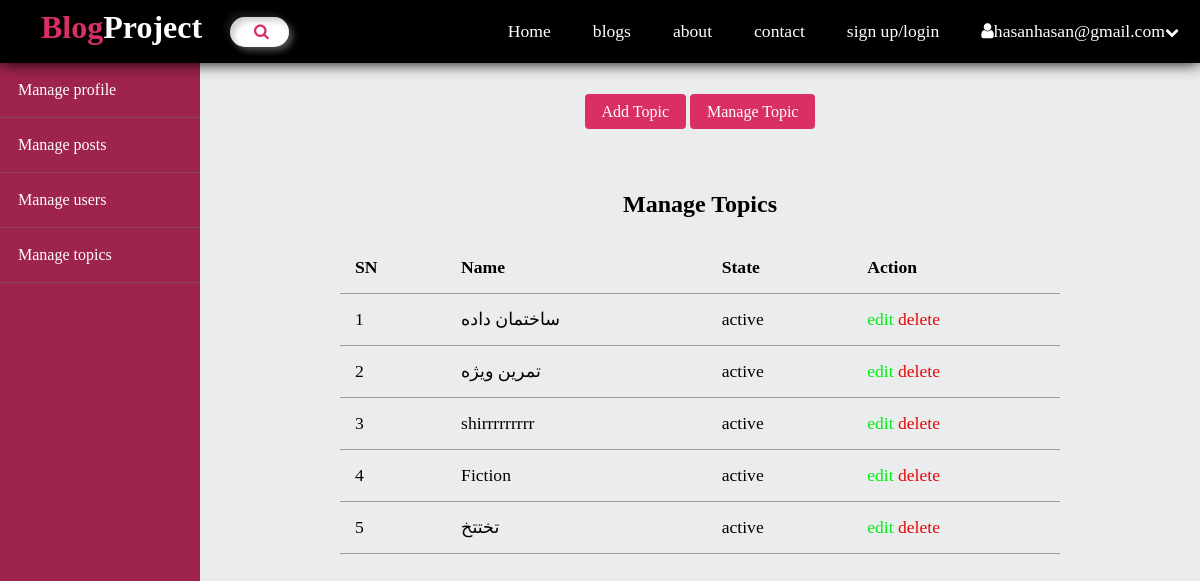
Page /admin/topics (signed in) on the committed database.
### app.py (models this page shows, shortened)
class User(db.Model):
    id = db.Column(db.Integer, primary_key=True)
    username = db.Column(db.String(100), unique=True, nullable=False)
    email = db.Column(db.String(100), unique=True, nullable=False)
    password = db.Column(db.String(200), nullable=False)
    role = db.Column(db.String(50), nullable=False)

class Topic(db.Model):
    id = db.Column(db.Integer, primary_key=True)
    name = db.Column(db.String(100), unique=True, nullable=False)
    description = db.Column(db.Text, nullable=True)
    state = db.Column(db.String(20), default='active')
    posts = db.relationship('Post', backref='topic', lazy=True)

### app.py (the view)
@app.route('/admin/topics')
@admin_required
def admin_topics():
    topics = Topic.query.all()
    return render_template('admin/topics/index.html', topics=topics)

### app.py (called while the page is built)
def admin_required(f):
    @wraps(f)
    def decorated_function(*args, **kwargs):
        if 'user_email' not in session:
            flash('You need to be logged in to access this page.', 'warning')
            return redirect(url_for('login'))
        user = User.query.filter_by(email=session['user_email']).first()
        if user.role != 'admin':
            flash('You do not have permission to access this page.', 'danger')
            return redirect(url_for('home'))
        return f(*args, **kwargs)
    return decorated_function

### templates/admin/topics/index.html (shortened to what this page needs)
<!DOCTYPE html>
<html lang="en">
<head>
    <link rel="stylesheet" href="{{ url_for('static', filename='css/admin.css') }}">
    <link rel="stylesheet" href="{{ url_for('static', filename='css/main.css') }}">
    <link rel="stylesheet" href="https://cdnjs.cloudflare.com/ajax/libs/font-awesome/4.7.0/css/font-awesome.min.css">
</head>
<body>
    <header>
        <div class="logo">
          <h1 class="logo-text">
            <span>Blog</span>Project
          </h1>
        </div>
        <div class="search-container">
          <input type="text" name="search" placeholder="Search..." class="search-input">
          <a href="#" class="search-btn">
                  <i class="fa fa-search"></i>
          </a>
        </div>
        <ul class="nav">
            <li><a href="{{ url_for('home') }}">Home</a></li>
            <li><a href="{{ url_for('blogs') }}">blogs</a></li>
            <li><a href="{{ url_for('about') }}">about</a></li>
            <li><a href="{{ url_for('contact') }}">contact</a></li>
            <li><a href="{{ url_for('login') }}">sign up/login</a></li>
          <li>
            <a href="" style="min-width: 160px;"><i class="fa fa-user"></i>{{ session.get('user_email') }}<i class="fa fa-chevron-down" style="font-size: .8em;"></i></a>
          </li>
        </ul>
    </header>
<div class= "admin-wrapper">
    <div class="left-sidebar">
        <ul>
            <li><a href="{{ url_for('dashboard') }}">Manage profile</a></li>
            <li><a href="{{ url_for('admin_posts') }}">Manage posts</a></li>
            <li><a href="{{ url_for('admin_users') }}">Manage users</a></li>
            <li><a href="{{ url_for('admin_topics') }}">Manage topics</a></li>
        </ul>
    </div>
    <div class="admin-content">
        <div class="button-group">
            <a href="{{ url_for('create_topic') }}" class="btn btn-big">Add Topic</a>
            <a href="{{ url_for('admin_topics') }}" class="btn btn-big">Manage Topic</a>
        </div>
        <div class="content" style="display: block;">
            <h2 class="page-title">Manage Topics</h2>
            <table>
                <thead>
                    <tr>
                        <th>SN</th>
                        <th>Name</th>
                        <th>State</th>
                        <th>Action</th>
                    </tr>
                </thead>
                <tbody>
                    {% for topic in topics %}
                    <tr>
                        <td>{{ loop.index }}</td>
                        <td>{{ topic.name }}</td>
                        <td>{{ topic.state }}</td>
                        <td>
                            <a href="{{ url_for('edit_topic', id=topic.id) }}" class="edit">edit</a>
                            <a href="{{ url_for('delete_topic', id=topic.id) }}" class="delete">delete</a>
                        </td>
                    </tr>
                    {% endfor %}
                </tbody>
            </table>
        </div>
    </div>
</div>
</body>
</html>

### static/css/admin.css (style rules this page uses)
.admin-wrapper { display: flex; min-height: 780px; }
.admin-wrapper .left-sidebar { flex: 2; background: #9f244b; }
.admin-wrapper .left-sidebar ul { list-style: none; margin: 0px; padding: 0px; color: rgb(255, 255, 255); }
.admin-wrapper .left-sidebar ul li a { padding: 18px; display: block; border-bottom: 1px solid #726f6f78; }
.admin-wrapper .admin-content { flex: 8; padding: 40px 100px 100px; text-align: center; }
.admin-content .page-title { text-align: center; margin-bottom:1.5rem ; }
table { width: 100%; border-collapse: collapse; font-size: 1.1rem; }
th, td { padding: 15px; text-align: left; border-bottom: 1px solid #51515182; }
.edit { color: #04ea17; }
.delete { color: #ea0606; }

### static/css/main.css (style rules this page uses)
* { box-sizing: border-box; }
body { background: #EBECED; margin: 0px; padding: 0px; }
a { text-decoration: none; color: inherit; }
.btn { padding: .5rem 1rem; background: #da2f65; color: white; border: 1px solid transparent; border-radius: .25rem; }
header { background: #000000; height: 63px; position: sticky; top: 0; z-index: 100; display: flex; align-items: center; justify-content: space-between; box-shadow: 0px 0px 15px rgb(0 0 0); }
header * { color: #ffffff; }
header .logo { float: left; height:inherit ; margin-left: 2em; }
header .logo-text { margin: 9px; }
header .logo-text span { color: #da2f65; }
header ul { float: right; margin: 0px; padding: 0px; list-style: none; }
header ul li { float: left; position: relative; }
header ul li a { display: block; padding: 21px; font-size: 1.1em; text-decoration: none; }
header .search-container { background: #fff; height: 30px; border-radius: 30px; padding: 10px 20px; display: flex; justify-content: center; align-items: center; cursor: pointer; transition: 0.8s; overflow: hidden; position: absolute; left: 230px; box-shadow: 4px 4px 6px 0 rgba(255,255,255,.3), -4px -4px 6px 0 rgba(116, 125, 136, .2), inset -4px -4px 6px 0 rgba(255,255,255,.2), inset 4px 4px 6px 0 rgba(0, 0, 0, .2); }
.search-container .search-input { background: transparent; border: none; outline:none; width: 0px; font-weight: 500; font-size: 16px; transition: 0.8s; }
.search-container .search-btn .fa { color: #da2f65; }
.content { width: 90%; margin: 30px auto 30px; padding-top: 20px; }

### rows in the picture
User: get "hasanhasan@gmail.com"
Topic: name "ساختمان داده", state "active"
Topic: name "تمرین ویژه", state "active"
Topic: name "shirrrrrrrrr", state "active"
Topic: name "Fiction", state "active"
Topic: name "تختتخ", state "active"
